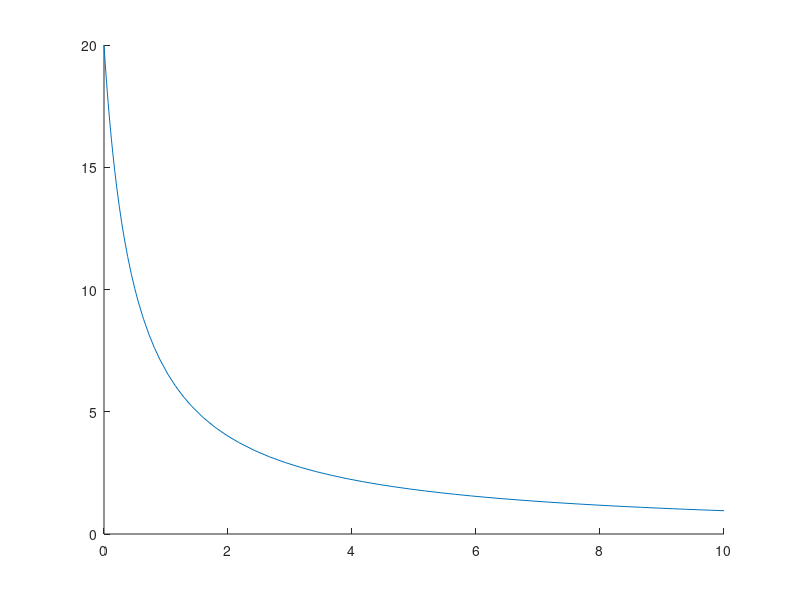

Write the MATLAB code that produced this figure.
function [t, x, y, vx, vy] = problem_5()
%% Solves the equation of motions for a projectile with air drag

m=0.01; % the mass of the projectile in kg
g=9.8; % the acceleration due to gravity
c=0.1;
    function fvec = projectile_forces(x, y)
        % it is crucial to move from the ODE notation to the human notation 
        vx=y(2);
        vy=y(4);
        v=sqrt(vx^2+vy^2); % the speed value

        fvec(1) = y(2); 
        fvec(2) = -c*sqrt(vx^2 + vy^2)* vx;
        fvec(3) = y(4);
        fvec(4) = -c*sqrt(vx^2 + vy^2) * vy;
        fvec=fvec.';
    end

tspan=[0, 10];


y0(1) = 0;
y0(2) = 20;%v0*cos(theta);
y0(3) = 0;
y0(4) = 0;%v0*sin(theta);

[t, ysol] = ode45(@projectile_forces, tspan, y0);

x  = ysol(:,1);
vx = ysol(:,2);
y  = ysol(:,3);
vy = ysol(:,4);
v  = sqrt(vx.^2+vy.^2); 

hold on
plot(t, v)

end